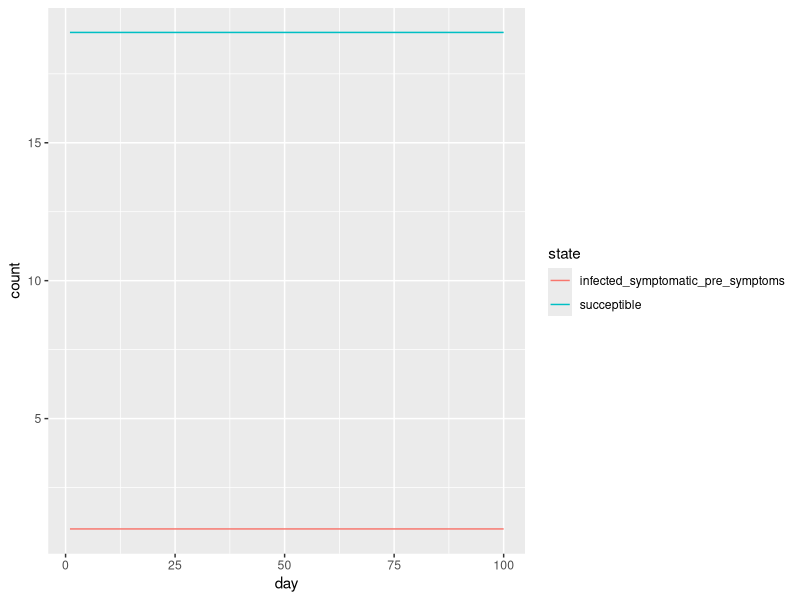

Generate this figure with R:
## ---- chunk 1
knitr::opts_chunk$set(echo = TRUE)
library(tidyverse)
## ---- chunk 2
initial_population_size = 20 # TODO - choose bigger number later
total_days = 100

# TODO - fill these in with real numbers
day_of_first_distancing_guideline = 10
day_of_stronger_distancing_directive = 15
length_of_distancing_directive = 90
## ---- chunk 3
## BIG TODO: add citations for these numbers

probability_symptomatic = 2/3
probability_asymptomatic = 1 - probability_symptomatic

# TODO: break this out into it's own code chunk with explanation? Weighted average, solved equations to get 
basic_reproductive_number = 2.4
symptomatic_reproductive_number = basic_reproductive_number*(6/5)
asymptomatic_reproductive_number = basic_reproductive_number*(3/5)

time_until_infectious = 4.5 # This is figured from the incubation period, and rounded down from 4.6 so I can do steps in half-days.

# For the asymptomatic types
asymptomatic_time_from_infectious_to_recovery = 4 # This is figured from the generation time (confusing). Should this be longer??

# For the symptomatic types
time_infectious_before_symptom_onset = 0.5
time_from_symptom_onset_to_recovery = 3.5

time_until_seeking_care = 5 # This is the number of days after symptom onset that people seek hospital care if they need it, on average
time_in_hospital_bed = 10.5
time_until_death_if_no_care = 10

## ---- chunk 4
hospital_bed_capacity = 100 #TODO - fill in with real number later

# TODO - fill in distributions of: age, health status/underlying conditions, "essential" jobs, poverty levels, incarcerated, homeless, detained immigrants, insurance coverage 
## ---- chunk 5
# TODO: fill in from article.
## ---- chunk 6
# TODO: flesh out this section

probability_seek_care_insured = 1
probability_seek_care_uninsured = 0.5

# TODO: decide on cutoff poverty level for ignoring a stay-home directive
## ---- chunk 7
SUCCEPTIBLE = "succeptible"

INFECTED_ASYMPTOMATIC = "infected_asymptomatic"
INFECTIOUS_ASYMPTOMATIC = "infectious_asymptomatic"

INFECTED_SYMPTOMATIC_PRE_SYMPTOMS = "infected_symptomatic_pre_symptoms"
INFECTIOUS_SYMPTOMATIC_PRE_SYMPTOMS = "infectious_symptomatic_pre_symptoms"

SYMPTOMATIC_NEED_HOSPITAL = "symptomatic_need_hospital"
SYMPTOMATIC_DONT_NEED_HOSPITAL = "symptomatic_dont_need_hospital"

NEED_HOSPITAL_SEEK_CARE = "need_hospital_seek_care"
NEED_HOSPITAL_DONT_SEEK_CARE = "need_hospital_dont_seek_care"

GET_HOSPITAL_CARE = "get_hospital_care"
DONT_GET_NEEDED_CARE = "dont_get_needed_care"

RECOVERED = "recovered"
DEAD = "dead"
## ---- chunk 8
# placeholder function that just returns the same state
change_state = function(prev_state){
  as.character(prev_state)
}
## ---- chunk 9
# TODO: create the population according to demographic markers, and randomly assign the infected person.
create_initial_population_with_one_infected = function(size){
  one_infected = as.factor(c(INFECTED_SYMPTOMATIC_PRE_SYMPTOMS))
  others_succeptible = rep(as.factor(c(SUCCEPTIBLE)), size - 1)
  
  fct_c(one_infected, others_succeptible)
}

# remove this later, printing just for debugging
create_initial_population_with_one_infected(initial_population_size)
## ---- chunk 10
# TODO: make a function to generate new day columns based on some initial parameter.
population = tibble(
  person_ids = 1:initial_population_size,
  day_1 = create_initial_population_with_one_infected(initial_population_size)
)

for (i in 2:total_days) {
  prev_day = population[[(str_c("day_", i - 1))]]
  population =
    add_column(
      population,
      !!str_c("day_", i) := as.factor(map_chr(prev_day, change_state))
      )
  }

# remove this later, printing just for debugging
population
## ---- chunk 11
population_to_visualize =
  pivot_longer(
    population,
    cols = starts_with("day_"),
    names_to = "day",
    values_to = "state",
    names_prefix = "day_"
  ) %>% 
  mutate(day = as.numeric(day)) %>% 
  group_by(day, state) %>% 
  summarize(count = n())

## NOTE:
## For transitory states like "infected", the count represents how many people are infected on that day.
## However, for a state like "dead", the count represents how many people total have died up until that point (because once you reach the "dead" state, you stay at that state forever).


# remove this later, printing just for debugging
population_to_visualize
## ---- chunk 12
ggplot(population_to_visualize, 
       aes(x=day, y=count, color=state)) + 
  geom_line()
